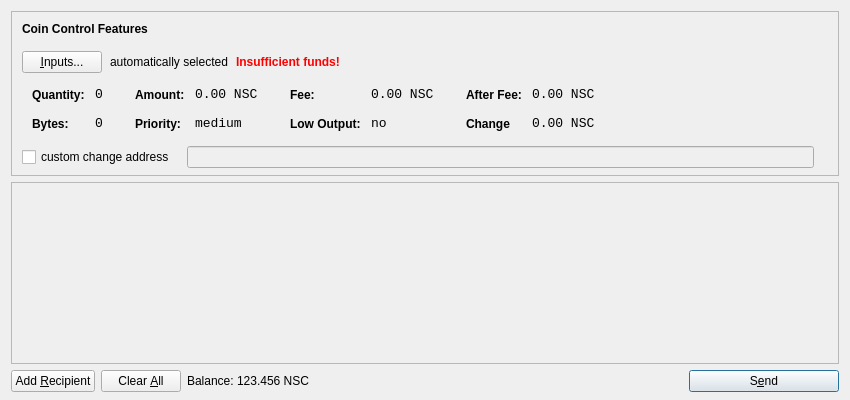
<?xml version="1.0" encoding="UTF-8"?>
<ui version="4.0">
 <class>SendCoinsDialog</class>
 <widget class="QDialog" name="SendCoinsDialog">
  <property name="geometry">
   <rect>
    <x>0</x>
    <y>0</y>
    <width>850</width>
    <height>400</height>
   </rect>
  </property>
  <property name="windowTitle">
   <string>Send Coins</string>
  </property>
  <layout class="QVBoxLayout" name="verticalLayout" stretch="0,1,0">
   <property name="bottomMargin">
    <number>8</number>
   </property>
   <item>
    <widget class="QFrame" name="frameCoinControl">
     <property name="sizePolicy">
      <sizepolicy hsizetype="Expanding" vsizetype="Expanding">
       <horstretch>0</horstretch>
       <verstretch>0</verstretch>
      </sizepolicy>
     </property>
     <property name="maximumSize">
      <size>
       <width>16777215</width>
       <height>16777215</height>
      </size>
     </property>
     <property name="frameShape">
      <enum>QFrame::StyledPanel</enum>
     </property>
     <property name="frameShadow">
      <enum>QFrame::Sunken</enum>
     </property>
     <layout class="QVBoxLayout" name="verticalLayoutCoinControl2">
      <property name="spacing">
       <number>6</number>
      </property>
      <property name="leftMargin">
       <number>0</number>
      </property>
      <property name="topMargin">
       <number>0</number>
      </property>
      <property name="rightMargin">
       <number>0</number>
      </property>
      <property name="bottomMargin">
       <number>6</number>
      </property>
      <item>
       <layout class="QVBoxLayout" name="verticalLayoutCoinControl" stretch="0,0,0,0,1">
        <property name="spacing">
         <number>0</number>
        </property>
        <property name="leftMargin">
         <number>10</number>
        </property>
        <property name="topMargin">
         <number>10</number>
        </property>
        <item>
         <layout class="QHBoxLayout" name="horizontalLayoutCoinControl1">
          <property name="bottomMargin">
           <number>15</number>
          </property>
          <item>
           <widget class="QLabel" name="labelCoinControlFeatures">
            <property name="sizePolicy">
             <sizepolicy hsizetype="Preferred" vsizetype="Maximum">
              <horstretch>0</horstretch>
              <verstretch>0</verstretch>
             </sizepolicy>
            </property>
            <property name="font">
             <font>
              <weight>75</weight>
              <bold>true</bold>
             </font>
            </property>
            <property name="styleSheet">
             <string notr="true">font-weight:bold;</string>
            </property>
            <property name="text">
             <string>Coin Control Features</string>
            </property>
           </widget>
          </item>
         </layout>
        </item>
        <item>
         <layout class="QHBoxLayout" name="horizontalLayoutCoinControl2" stretch="0,0,0,0">
          <property name="spacing">
           <number>8</number>
          </property>
          <property name="bottomMargin">
           <number>10</number>
          </property>
          <item>
           <widget class="QPushButton" name="pushButtonCoinControl">
            <property name="styleSheet">
             <string notr="true"/>
            </property>
            <property name="text">
             <string>&amp;Inputs...</string>
            </property>
           </widget>
          </item>
          <item>
           <widget class="QLabel" name="labelCoinControlAutomaticallySelected">
            <property name="text">
             <string>automatically selected</string>
            </property>
            <property name="margin">
             <number>5</number>
            </property>
           </widget>
          </item>
          <item>
           <widget class="QLabel" name="labelCoinControlInsuffFunds">
            <property name="font">
             <font>
              <weight>75</weight>
              <bold>true</bold>
             </font>
            </property>
            <property name="styleSheet">
             <string notr="true">color:red;font-weight:bold;</string>
            </property>
            <property name="text">
             <string>Insufficient funds!</string>
            </property>
            <property name="margin">
             <number>5</number>
            </property>
           </widget>
          </item>
          <item>
           <spacer name="horizontalSpacerCoinControl">
            <property name="orientation">
             <enum>Qt::Horizontal</enum>
            </property>
            <property name="sizeHint" stdset="0">
             <size>
              <width>40</width>
              <height>1</height>
             </size>
            </property>
           </spacer>
          </item>
         </layout>
        </item>
        <item>
         <widget class="QWidget" name="widgetCoinControl" native="true">
          <property name="sizePolicy">
           <sizepolicy hsizetype="Preferred" vsizetype="Preferred">
            <horstretch>0</horstretch>
            <verstretch>0</verstretch>
           </sizepolicy>
          </property>
          <property name="minimumSize">
           <size>
            <width>0</width>
            <height>0</height>
           </size>
          </property>
          <property name="styleSheet">
           <string notr="true"/>
          </property>
          <layout class="QHBoxLayout" name="horizontalLayoutCoinControl5">
           <property name="leftMargin">
            <number>0</number>
           </property>
           <property name="topMargin">
            <number>0</number>
           </property>
           <property name="rightMargin">
            <number>0</number>
           </property>
           <property name="bottomMargin">
            <number>0</number>
           </property>
           <item>
            <layout class="QHBoxLayout" name="horizontalLayoutCoinControl3" stretch="0,0,0,1">
             <property name="spacing">
              <number>20</number>
             </property>
             <property name="topMargin">
              <number>0</number>
             </property>
             <property name="bottomMargin">
              <number>10</number>
             </property>
             <item>
              <layout class="QFormLayout" name="formLayoutCoinControl1">
               <property name="horizontalSpacing">
                <number>10</number>
               </property>
               <property name="verticalSpacing">
                <number>14</number>
               </property>
               <property name="leftMargin">
                <number>10</number>
               </property>
               <property name="topMargin">
                <number>4</number>
               </property>
               <property name="rightMargin">
                <number>6</number>
               </property>
               <item row="0" column="0">
                <widget class="QLabel" name="labelCoinControlQuantityText">
                 <property name="styleSheet">
                  <string notr="true">font-weight:bold;</string>
                 </property>
                 <property name="text">
                  <string>Quantity:</string>
                 </property>
                 <property name="margin">
                  <number>0</number>
                 </property>
                </widget>
               </item>
               <item row="0" column="1">
                <widget class="QLabel" name="labelCoinControlQuantity">
                 <property name="font">
                  <font>
                   <family>Monospace</family>
                   <pointsize>10</pointsize>
                  </font>
                 </property>
                 <property name="cursor">
                  <cursorShape>IBeamCursor</cursorShape>
                 </property>
                 <property name="contextMenuPolicy">
                  <enum>Qt::ActionsContextMenu</enum>
                 </property>
                 <property name="text">
                  <string>0</string>
                 </property>
                 <property name="margin">
                  <number>0</number>
                 </property>
                 <property name="textInteractionFlags">
                  <set>Qt::LinksAccessibleByMouse|Qt::TextSelectableByKeyboard|Qt::TextSelectableByMouse</set>
                 </property>
                </widget>
               </item>
               <item row="1" column="0">
                <widget class="QLabel" name="labelCoinControlBytesText">
                 <property name="styleSheet">
                  <string notr="true">font-weight:bold;</string>
                 </property>
                 <property name="text">
                  <string>Bytes:</string>
                 </property>
                </widget>
               </item>
               <item row="1" column="1">
                <widget class="QLabel" name="labelCoinControlBytes">
                 <property name="font">
                  <font>
                   <family>Monospace</family>
                   <pointsize>10</pointsize>
                  </font>
                 </property>
                 <property name="cursor">
                  <cursorShape>IBeamCursor</cursorShape>
                 </property>
                 <property name="contextMenuPolicy">
                  <enum>Qt::ActionsContextMenu</enum>
                 </property>
                 <property name="text">
                  <string>0</string>
                 </property>
                 <property name="textInteractionFlags">
                  <set>Qt::LinksAccessibleByMouse|Qt::TextSelectableByKeyboard|Qt::TextSelectableByMouse</set>
                 </property>
                </widget>
               </item>
              </layout>
             </item>
             <item>
              <layout class="QFormLayout" name="formLayoutCoinControl2">
               <property name="horizontalSpacing">
                <number>10</number>
               </property>
               <property name="verticalSpacing">
                <number>14</number>
               </property>
               <property name="leftMargin">
                <number>6</number>
               </property>
               <property name="topMargin">
                <number>4</number>
               </property>
               <property name="rightMargin">
                <number>6</number>
               </property>
               <item row="0" column="0">
                <widget class="QLabel" name="labelCoinControlAmountText">
                 <property name="styleSheet">
                  <string notr="true">font-weight:bold;</string>
                 </property>
                 <property name="text">
                  <string>Amount:</string>
                 </property>
                 <property name="margin">
                  <number>0</number>
                 </property>
                </widget>
               </item>
               <item row="0" column="1">
                <widget class="QLabel" name="labelCoinControlAmount">
                 <property name="font">
                  <font>
                   <family>Monospace</family>
                   <pointsize>10</pointsize>
                  </font>
                 </property>
                 <property name="cursor">
                  <cursorShape>IBeamCursor</cursorShape>
                 </property>
                 <property name="contextMenuPolicy">
                  <enum>Qt::ActionsContextMenu</enum>
                 </property>
                 <property name="text">
                  <string>0.00 NSC</string>
                 </property>
                 <property name="textInteractionFlags">
                  <set>Qt::LinksAccessibleByMouse|Qt::TextSelectableByKeyboard|Qt::TextSelectableByMouse</set>
                 </property>
                </widget>
               </item>
               <item row="1" column="0">
                <widget class="QLabel" name="labelCoinControlPriorityText">
                 <property name="styleSheet">
                  <string notr="true">font-weight:bold;</string>
                 </property>
                 <property name="text">
                  <string>Priority:</string>
                 </property>
                </widget>
               </item>
               <item row="1" column="1">
                <widget class="QLabel" name="labelCoinControlPriority">
                 <property name="font">
                  <font>
                   <family>Monospace</family>
                   <pointsize>10</pointsize>
                  </font>
                 </property>
                 <property name="cursor">
                  <cursorShape>IBeamCursor</cursorShape>
                 </property>
                 <property name="contextMenuPolicy">
                  <enum>Qt::ActionsContextMenu</enum>
                 </property>
                 <property name="text">
                  <string>medium</string>
                 </property>
                 <property name="textInteractionFlags">
                  <set>Qt::LinksAccessibleByMouse|Qt::TextSelectableByKeyboard|Qt::TextSelectableByMouse</set>
                 </property>
                </widget>
               </item>
              </layout>
             </item>
             <item>
              <layout class="QFormLayout" name="formLayoutCoinControl3">
               <property name="horizontalSpacing">
                <number>10</number>
               </property>
               <property name="verticalSpacing">
                <number>14</number>
               </property>
               <property name="leftMargin">
                <number>6</number>
               </property>
               <property name="topMargin">
                <number>4</number>
               </property>
               <property name="rightMargin">
                <number>6</number>
               </property>
               <item row="0" column="0">
                <widget class="QLabel" name="labelCoinControlFeeText">
                 <property name="styleSheet">
                  <string notr="true">font-weight:bold;</string>
                 </property>
                 <property name="text">
                  <string>Fee:</string>
                 </property>
                 <property name="margin">
                  <number>0</number>
                 </property>
                </widget>
               </item>
               <item row="0" column="1">
                <widget class="QLabel" name="labelCoinControlFee">
                 <property name="font">
                  <font>
                   <family>Monospace</family>
                   <pointsize>10</pointsize>
                  </font>
                 </property>
                 <property name="cursor">
                  <cursorShape>IBeamCursor</cursorShape>
                 </property>
                 <property name="contextMenuPolicy">
                  <enum>Qt::ActionsContextMenu</enum>
                 </property>
                 <property name="text">
                  <string>0.00 NSC</string>
                 </property>
                 <property name="textInteractionFlags">
                  <set>Qt::LinksAccessibleByMouse|Qt::TextSelectableByKeyboard|Qt::TextSelectableByMouse</set>
                 </property>
                </widget>
               </item>
               <item row="1" column="0">
                <widget class="QLabel" name="labelCoinControlLowOutputText">
                 <property name="styleSheet">
                  <string notr="true">font-weight:bold;</string>
                 </property>
                 <property name="text">
                  <string>Low Output:</string>
                 </property>
                </widget>
               </item>
               <item row="1" column="1">
                <widget class="QLabel" name="labelCoinControlLowOutput">
                 <property name="font">
                  <font>
                   <family>Monospace</family>
                   <pointsize>10</pointsize>
                  </font>
                 </property>
                 <property name="cursor">
                  <cursorShape>IBeamCursor</cursorShape>
                 </property>
                 <property name="contextMenuPolicy">
                  <enum>Qt::ActionsContextMenu</enum>
                 </property>
                 <property name="text">
                  <string>no</string>
                 </property>
                 <property name="textInteractionFlags">
                  <set>Qt::LinksAccessibleByMouse|Qt::TextSelectableByKeyboard|Qt::TextSelectableByMouse</set>
                 </property>
                </widget>
               </item>
              </layout>
             </item>
             <item>
              <layout class="QFormLayout" name="formLayoutCoinControl4">
               <property name="horizontalSpacing">
                <number>10</number>
               </property>
               <property name="verticalSpacing">
                <number>14</number>
               </property>
               <property name="leftMargin">
                <number>6</number>
               </property>
               <property name="topMargin">
                <number>4</number>
               </property>
               <property name="rightMargin">
                <number>6</number>
               </property>
               <item row="0" column="0">
                <widget class="QLabel" name="labelCoinControlAfterFeeText">
                 <property name="styleSheet">
                  <string notr="true">font-weight:bold;</string>
                 </property>
                 <property name="text">
                  <string>After Fee:</string>
                 </property>
                 <property name="margin">
                  <number>0</number>
                 </property>
                </widget>
               </item>
               <item row="0" column="1">
                <widget class="QLabel" name="labelCoinControlAfterFee">
                 <property name="font">
                  <font>
                   <family>Monospace</family>
                   <pointsize>10</pointsize>
                  </font>
                 </property>
                 <property name="cursor">
                  <cursorShape>IBeamCursor</cursorShape>
                 </property>
                 <property name="contextMenuPolicy">
                  <enum>Qt::ActionsContextMenu</enum>
                 </property>
                 <property name="text">
                  <string>0.00 NSC</string>
                 </property>
                 <property name="textInteractionFlags">
                  <set>Qt::LinksAccessibleByMouse|Qt::TextSelectableByKeyboard|Qt::TextSelectableByMouse</set>
                 </property>
                </widget>
               </item>
               <item row="1" column="0">
                <widget class="QLabel" name="labelCoinControlChangeText">
                 <property name="styleSheet">
                  <string notr="true">font-weight:bold;</string>
                 </property>
                 <property name="text">
                  <string>Change</string>
                 </property>
                </widget>
               </item>
               <item row="1" column="1">
                <widget class="QLabel" name="labelCoinControlChange">
                 <property name="font">
                  <font>
                   <family>Monospace</family>
                   <pointsize>10</pointsize>
                  </font>
                 </property>
                 <property name="cursor">
                  <cursorShape>IBeamCursor</cursorShape>
                 </property>
                 <property name="contextMenuPolicy">
                  <enum>Qt::ActionsContextMenu</enum>
                 </property>
                 <property name="text">
                  <string>0.00 NSC</string>
                 </property>
                 <property name="textInteractionFlags">
                  <set>Qt::LinksAccessibleByMouse|Qt::TextSelectableByKeyboard|Qt::TextSelectableByMouse</set>
                 </property>
                </widget>
               </item>
              </layout>
             </item>
            </layout>
           </item>
          </layout>
         </widget>
        </item>
        <item>
         <layout class="QHBoxLayout" name="horizontalLayoutCoinControl4" stretch="0,0,0">
          <property name="spacing">
           <number>12</number>
          </property>
          <property name="sizeConstraint">
           <enum>QLayout::SetDefaultConstraint</enum>
          </property>
          <property name="topMargin">
           <number>5</number>
          </property>
          <property name="rightMargin">
           <number>5</number>
          </property>
          <item>
           <widget class="QCheckBox" name="checkBoxCoinControlChange">
            <property name="text">
             <string>custom change address</string>
            </property>
           </widget>
          </item>
          <item>
           <widget class="QLineEdit" name="lineEditCoinControlChange">
            <property name="enabled">
             <bool>false</bool>
            </property>
            <property name="sizePolicy">
             <sizepolicy hsizetype="Expanding" vsizetype="Fixed">
              <horstretch>0</horstretch>
              <verstretch>0</verstretch>
             </sizepolicy>
            </property>
           </widget>
          </item>
          <item>
           <widget class="QLabel" name="labelCoinControlChangeLabel">
            <property name="sizePolicy">
             <sizepolicy hsizetype="Preferred" vsizetype="Expanding">
              <horstretch>0</horstretch>
              <verstretch>0</verstretch>
             </sizepolicy>
            </property>
            <property name="minimumSize">
             <size>
              <width>0</width>
              <height>0</height>
             </size>
            </property>
            <property name="text">
             <string/>
            </property>
            <property name="margin">
             <number>3</number>
            </property>
           </widget>
          </item>
         </layout>
        </item>
        <item>
         <spacer name="verticalSpacerCoinControl">
          <property name="orientation">
           <enum>Qt::Vertical</enum>
          </property>
          <property name="sizeHint" stdset="0">
           <size>
            <width>800</width>
            <height>1</height>
           </size>
          </property>
         </spacer>
        </item>
       </layout>
      </item>
     </layout>
    </widget>
   </item>
   <item>
    <widget class="QScrollArea" name="scrollArea">
     <property name="widgetResizable">
      <bool>true</bool>
     </property>
     <widget class="QWidget" name="scrollAreaWidgetContents">
      <property name="geometry">
       <rect>
        <x>0</x>
        <y>0</y>
        <width>830</width>
        <height>173</height>
       </rect>
      </property>
      <layout class="QVBoxLayout" name="verticalLayout_2">
       <property name="leftMargin">
        <number>0</number>
       </property>
       <property name="topMargin">
        <number>0</number>
       </property>
       <property name="rightMargin">
        <number>0</number>
       </property>
       <property name="bottomMargin">
        <number>0</number>
       </property>
       <item>
        <layout class="QVBoxLayout" name="entries">
         <property name="spacing">
          <number>6</number>
         </property>
        </layout>
       </item>
       <item>
        <spacer name="verticalSpacer">
         <property name="orientation">
          <enum>Qt::Vertical</enum>
         </property>
         <property name="sizeHint" stdset="0">
          <size>
           <width>20</width>
           <height>40</height>
          </size>
         </property>
        </spacer>
       </item>
      </layout>
     </widget>
    </widget>
   </item>
   <item>
    <layout class="QHBoxLayout" name="horizontalLayout">
     <item>
      <widget class="QPushButton" name="addButton">
       <property name="toolTip">
        <string>Send to multiple recipients at once</string>
       </property>
       <property name="text">
        <string>Add &amp;Recipient</string>
       </property>
       <property name="icon">
        <iconset resource="../bitcoin.qrc">
         <normaloff>:/icons/add</normaloff>:/icons/add</iconset>
       </property>
       <property name="autoDefault">
        <bool>false</bool>
       </property>
      </widget>
     </item>
     <item>
      <widget class="QPushButton" name="clearButton">
       <property name="sizePolicy">
        <sizepolicy hsizetype="Minimum" vsizetype="Fixed">
         <horstretch>0</horstretch>
         <verstretch>0</verstretch>
        </sizepolicy>
       </property>
       <property name="toolTip">
        <string>Remove all transaction fields</string>
       </property>
       <property name="text">
        <string>Clear &amp;All</string>
       </property>
       <property name="icon">
        <iconset resource="../bitcoin.qrc">
         <normaloff>:/icons/remove</normaloff>:/icons/remove</iconset>
       </property>
       <property name="autoRepeatDelay">
        <number>300</number>
       </property>
       <property name="autoDefault">
        <bool>false</bool>
       </property>
      </widget>
     </item>
     <item>
      <layout class="QHBoxLayout" name="horizontalLayout_2">
       <property name="spacing">
        <number>3</number>
       </property>
       <item>
        <widget class="QLabel" name="label">
         <property name="text">
          <string>Balance:</string>
         </property>
        </widget>
       </item>
       <item>
        <widget class="QLabel" name="labelBalance">
         <property name="cursor">
          <cursorShape>IBeamCursor</cursorShape>
         </property>
         <property name="text">
          <string>123.456 NSC</string>
         </property>
         <property name="textInteractionFlags">
          <set>Qt::LinksAccessibleByMouse|Qt::TextSelectableByKeyboard|Qt::TextSelectableByMouse</set>
         </property>
        </widget>
       </item>
      </layout>
     </item>
     <item>
      <spacer name="horizontalSpacer">
       <property name="orientation">
        <enum>Qt::Horizontal</enum>
       </property>
       <property name="sizeHint" stdset="0">
        <size>
         <width>40</width>
         <height>20</height>
        </size>
       </property>
      </spacer>
     </item>
     <item>
      <widget class="QPushButton" name="sendButton">
       <property name="minimumSize">
        <size>
         <width>150</width>
         <height>0</height>
        </size>
       </property>
       <property name="toolTip">
        <string>Confirm the send action</string>
       </property>
       <property name="text">
        <string>S&amp;end</string>
       </property>
       <property name="icon">
        <iconset resource="../bitcoin.qrc">
         <normaloff>:/icons/send</normaloff>:/icons/send</iconset>
       </property>
       <property name="default">
        <bool>true</bool>
       </property>
      </widget>
     </item>
    </layout>
   </item>
  </layout>
 </widget>
 <resources>
  <include location="../bitcoin.qrc"/>
 </resources>
 <connections/>
</ui>
